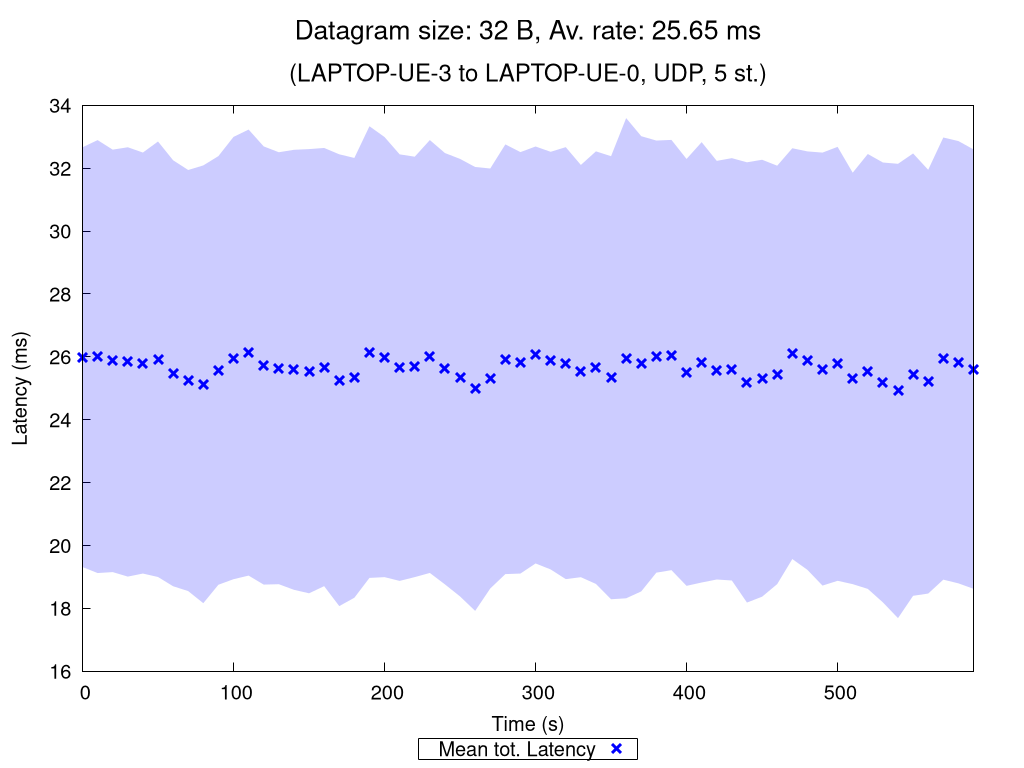

Reproduce this figure in gnuplot.
set terminal pngcairo nocrop enhanced size 1024,768 font "Verdana,15"
set output "UDP_5_st_2020_10_12_02-40-30_two2one_00032B.png"

set title "{/=20 Datagram size: 32 B, Av. rate: 25.65 ms}\n\n{/=18 (LAPTOP-UE-3 to LAPTOP-UE-0, UDP, 5 st.)}"

set xlabel "Time (s)"
set ylabel "Latency (ms)"
set ytics nomirror
set key bmargin center horizontal box samplen 1 width -1
set bmargin 4.6
set rmargin 4.5

rf = 1.0  # rate factor
set style fill transparent solid 0.2 noborder
set autoscale xfix
plot "UDP_5_st_2020_10_12_02-40-30_two2one_00032B_iperf_processed.dat" using 1:($2/rf-$3/rf):($2/rf+$3/rf) with filledcurves lc rgb "blue" notitle, \
     "" using 1:($2/rf) with points pt 2 ps 1.5 lw 3 lc rgb "blue" title "Mean tot. Latency", \
